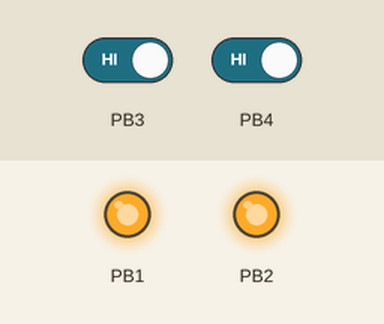
The program below on a simulated ATmega328P, built with avr-gcc and emulated at 1.6 MHz. Shown: output pins drawn as LEDs (lit = HIGH). The inputs (shaded band) are chosen by the test bench; at power-on: PB3 HIGH, PB4 HIGH.

Above: at 1.2 s.
1.3 s: PB3 driven LOW
At 2.2 s:
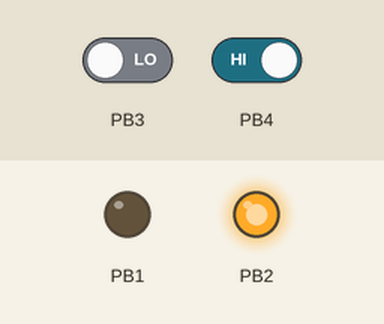
2.8 s: PB4 driven LOW
At 3.3 s:
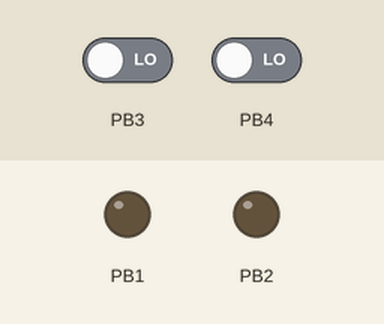
4.3 s: PB3 driven HIGH
At 5.5 s:
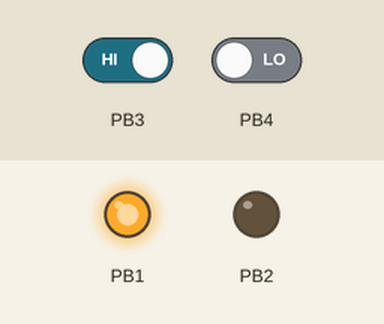
5.8 s: PB4 driven HIGH
At 6.8 s:
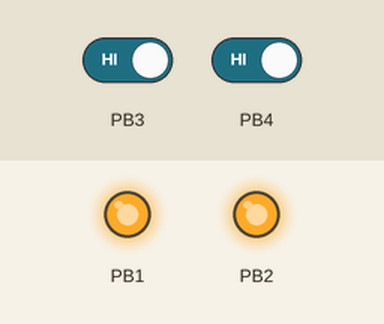
Timing chart, 0 to 8.3 s (numbered marks = the images above; inputs shaded):
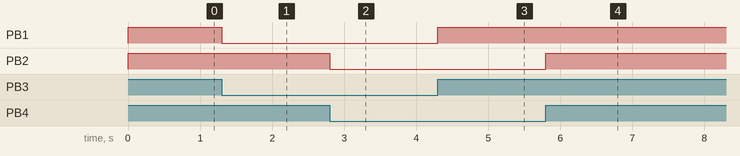

The program:

main.c
```c
/*
 * GccApplication3.c
 *
 * Created: 12.12.2022 15:15:22
 * Author : PC
 */
#define F_CPU 1600000
#include <avr/io.h>
#include <avr/delay.h>


int main(void)
{
	DDRB=0b00000110;
    /* Replace with your application code */
    while (1)
    {
		if (!(PINB&0b0001000))
		{
			PORTB=PORTB&0b1111101;
		}
		else{
			PORTB = PORTB | 0b0000010;
		}
		if (!(PINB&0b0010000))
		{
			PORTB=PORTB&0b111011;
		}
		else
		{
			PORTB=PORTB | 0b0000100;
		}
    }
}
```

Measured:
- after the input at 1.3 s, PB1: HIGH → LOW at once
- after the input at 2.8 s, PB2: HIGH → LOW at once
- after the input at 4.3 s, PB1: LOW → HIGH at once
- after the input at 5.8 s, PB2: LOW → HIGH at once
